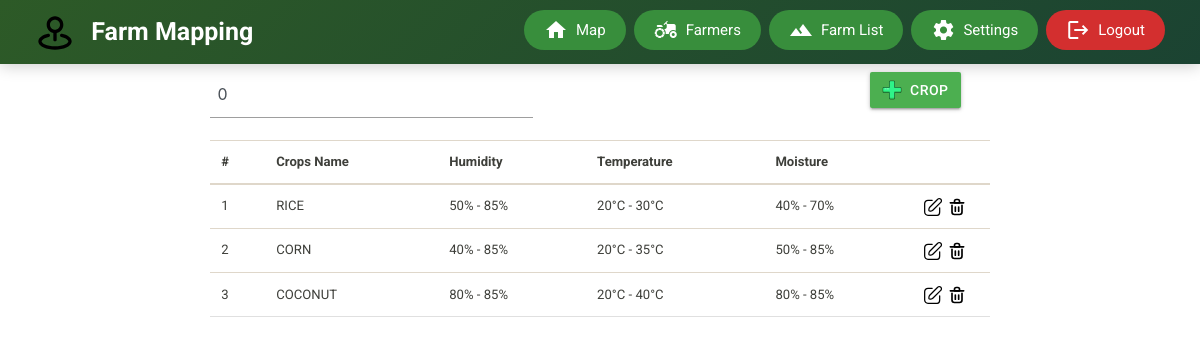
Screenshot of /crops.php (signed in) with the database file from the repository.
### tables this page shows
CREATE TABLE `crops` (
  `crop_id` bigint(20) NOT NULL,
  `crop_name` varchar(100) DEFAULT NULL,
  `f_hum` int(11) NOT NULL,
  `t_hum` int(11) NOT NULL,
  `f_mois` int(11) NOT NULL,
  `t_mois` int(11) NOT NULL,
  `f_temp` int(11) NOT NULL,
  `t_temp` int(11) NOT NULL
);

### crops.php (the view, shortened to what this page needs)
<?php
include_once "inc/conn.php";
include_once "inc/head.php";
$error = array();
$error_two = array();
$result = array();
if ($_SERVER['REQUEST_METHOD'] == 'POST') {
    if (isset($_POST['save']) && $_POST['save'] == "save") {
        $crop_name = $_POST['crop_name'];
        $f_hum = $_POST['f_hum'];
        $t_hum = $_POST['t_hum'];
        $f_mois = $_POST['f_mois'];
        $t_mois = $_POST['t_mois'];
        $f_temp = $_POST['f_temp'];
        $t_temp = $_POST['t_temp'];
        $find = $conn->query("SELECT * FROM crops WHERE crop_name LIKE '%$crop_name%'")->fetch_assoc();
        if (empty($find)) {
            $conn->query("INSERT INTO `crops` (`crop_name`, `f_hum`, `t_hum`, `f_mois`, `t_mois`, `f_temp`, `t_temp`) VALUES ('$crop_name', '$f_hum', '$t_hum', '$f_mois', '$t_mois', '$f_temp', '$t_temp');");
            if ($conn->affected_rows > 0) {
                array_push($error, array("msg" => "Crops Successfully added", "type" => "success"));
            } else {
                array_push($error, array("msg" => "Failed to add crops try again.", "type" => "warning"));
            }
            unset($_POST);
        } else {
            array_push($error, array("msg" => "Crop name already Exists...", "type" => "warning"));
        }
    } elseif (isset($_POST['save']) && $_POST['save'] == "edit") {
        $id = $_POST["crop_id"];
        $crop_name = $_POST['crop_name'];
        $f_hum = $_POST['f_hum'];
        $t_hum = $_POST['t_hum'];
        $f_mois = $_POST['f_mois'];
        $t_mois = $_POST['t_mois'];
        $f_temp = $_POST['f_temp'];
        $t_temp = $_POST['t_temp'];
        $conn->query("UPDATE crops SET crop_name='$crop_name',f_hum='$f_hum', t_hum='$t_hum', f_mois='$f_mois', t_mois='$t_mois', f_temp='$f_temp', t_temp='$t_temp'  WHERE crop_id='$id'");
        if ($conn->affected_rows > 0) {
            array_push($error_two, array("msg" => "Crops Successfully edited", "type" => "success"));
        } else {
            array_push($error_two, array("msg" => "Failed to edit crops try again.", "type" => "warning"));
        }
    } elseif (isset($_POST['save']) && $_POST['save'] == "remove") {
        $id = $_POST["crop_id"];
        $conn->query("DELETE FROM crops WHERE crop_id='$id'");
        if ($conn->affected_rows > 0) {
            array_push($error_two, array("msg" => "Crops Successfully remove", "type" => "success"));
        } else {
            array_push($error_two, array("msg" => "Failed to remove crops try again.", "type" => "warning"));
        }
    }
    if (isset($_POST['search'])) {
        $search = $_POST['search'];
        $result = $conn->query("SELECT * FROM crops WHERE concat(crop_name) LIKE '%$search%'");
    } else {
        $result = $conn->query("SELECT * FROM crops");
    }
} else {
    $result = $conn->query("SELECT * FROM crops");
}
?>
<div class="container mt-2">
    <div class="row my-2">
        <div class="col-md-5 ">
            <form action="" class="" method="post">
                <div class="form-group ">
                    <input type="text" name="search" value="<?php echo $_POST['search'] ?? 0 ?>" class="form-control px-2" placeholder="Search for crops...">
                </div>
            </form>
        </div>
        <div class="col-md-5">
        </div>
<a class="btn green modal-trigger" href="#cropModal" style="display: inline-flex; align-items: center; padding: 0 12px;">
    <img src="images/add.png" alt="Crop Icon" style="width: 20px; height: 20px; margin-right: 8px;">
    Crop
</a>
    </div>
    <div class="col-md-12 table-responsive table-hover">
        <table class="table ">
            <thead>
                <tr>
                    <th>#</th>
                    <th>Crops Name</th>
                    <th>Humidity</th>
                    <th>Temperature</th>
                    <th>Moisture</th>
                    <th></th>
                </tr>
            </thead>
            <tbody>
                <?php if (!empty($result)): ?>
                    <?php foreach ($result as $row => $row_data): ?>
                        <tr>
                            <td><?php echo $row + 1; ?></td>
                            <td width=""><?php echo $row_data['crop_name']; ?></td>
                            <td width=""><?php echo $row_data['f_hum']; ?>% - <?php echo $row_data['t_hum']; ?>%</td>
                            <td width=""><?php echo $row_data['f_temp']; ?>°C - <?php echo $row_data['t_temp']; ?>°C</td>
                            <td width=""><?php echo $row_data['f_mois']; ?>% - <?php echo $row_data['t_mois']; ?>%</td>
                            <td width="10%">
                                <a
                                    onclick="edit(`<?php echo $row_data['crop_id'] ?>`, `<?php echo $row_data['crop_name'] ?>`, `<?= $row_data['f_hum'] ?>`,`<?= $row_data['t_hum'] ?>`, `<?= $row_data['f_temp'] ?>`, `<?= $row_data['t_temp'] ?>`, `<?= $row_data['f_mois'] ?>`, `<?= $row_data['t_mois'] ?>`)">
                                    <img src="images/edit.svg" style="width: 20px;" alt="" srcset=""></a>
                                <a
                                    onclick="remove(`<?php echo $row_data['crop_id'] ?>`, `<?php echo $row_data['crop_name'] ?>`, `<?= $row_data['f_hum'] ?>`,`<?= $row_data['t_hum'] ?>`, `<?= $row_data['f_temp'] ?>`, `<?= $row_data['t_temp'] ?>`, `<?= $row_data['f_mois'] ?>`, `<?= $row_data['t_mois'] ?>`)">
                                    <img src="images/delete.svg" style="width: 20px;" alt="" srcset=""></a>
                            </td>
                        </tr>
                    <?php endforeach; ?>
                <?php endif; ?>
            </tbody>
        </table>
    </div>
</div>
<?php
include_once "inc/foot.php";
?>

### rows the page displays
crops: crop_name "RICE", f_hum "50", t_hum "85", f_temp "20", t_temp "30", f_mois "40", t_mois "70"
crops: crop_name "CORN", f_hum "40", t_hum "85", f_temp "20", t_temp "35", f_mois "50", t_mois "85"
crops: crop_name "COCONUT", f_hum "80", t_hum "85", f_temp "20", t_temp "40", f_mois "80", t_mois "85"
